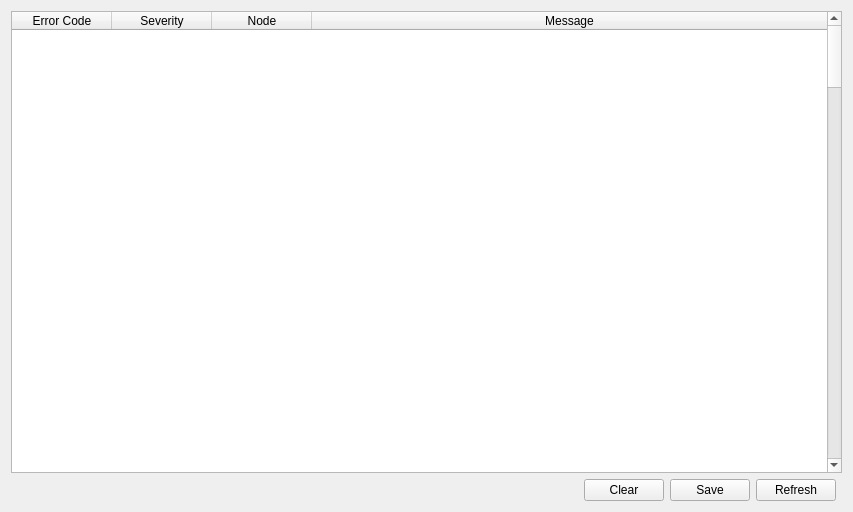
<?xml version="1.0" encoding="UTF-8"?>
<ui version="4.0">
 <class>ErrorDlg</class>
 <widget class="QWidget" name="ErrorDlg">
  <property name="windowModality">
   <enum>Qt::ApplicationModal</enum>
  </property>
  <property name="geometry">
   <rect>
    <x>0</x>
    <y>0</y>
    <width>853</width>
    <height>512</height>
   </rect>
  </property>
  <property name="windowTitle">
   <string>Form</string>
  </property>
  <layout class="QGridLayout" name="gridLayout">
   <item row="0" column="0" colspan="6">
    <widget class="QTableWidget" name="errorTable">
     <property name="editTriggers">
      <set>QAbstractItemView::NoEditTriggers</set>
     </property>
     <property name="selectionBehavior">
      <enum>QAbstractItemView::SelectRows</enum>
     </property>
     <property name="iconSize">
      <size>
       <width>12</width>
       <height>12</height>
      </size>
     </property>
     <property name="showGrid">
      <bool>false</bool>
     </property>
     <property name="wordWrap">
      <bool>false</bool>
     </property>
     <property name="rowCount">
      <number>99</number>
     </property>
     <attribute name="horizontalHeaderCascadingSectionResizes">
      <bool>false</bool>
     </attribute>
     <attribute name="horizontalHeaderMinimumSectionSize">
      <number>30</number>
     </attribute>
     <attribute name="horizontalHeaderDefaultSectionSize">
      <number>100</number>
     </attribute>
     <attribute name="horizontalHeaderShowSortIndicator" stdset="0">
      <bool>false</bool>
     </attribute>
     <attribute name="horizontalHeaderStretchLastSection">
      <bool>true</bool>
     </attribute>
     <attribute name="verticalHeaderVisible">
      <bool>false</bool>
     </attribute>
     <attribute name="verticalHeaderCascadingSectionResizes">
      <bool>false</bool>
     </attribute>
     <attribute name="verticalHeaderShowSortIndicator" stdset="0">
      <bool>true</bool>
     </attribute>
     <attribute name="verticalHeaderStretchLastSection">
      <bool>true</bool>
     </attribute>
     <row/>
     <row/>
     <row/>
     <row/>
     <row/>
     <row/>
     <row/>
     <row/>
     <row/>
     <row/>
     <row/>
     <row/>
     <row/>
     <row/>
     <row/>
     <row/>
     <row/>
     <row/>
     <row/>
     <row/>
     <row/>
     <row/>
     <row/>
     <row/>
     <row/>
     <row/>
     <row/>
     <row/>
     <row/>
     <row/>
     <row/>
     <row/>
     <row/>
     <row/>
     <row/>
     <row/>
     <row/>
     <row/>
     <row/>
     <row/>
     <row/>
     <row/>
     <row/>
     <row/>
     <row/>
     <row/>
     <row/>
     <row/>
     <row/>
     <row/>
     <row/>
     <row/>
     <row/>
     <row/>
     <row/>
     <row/>
     <row/>
     <row/>
     <row/>
     <row/>
     <row/>
     <row/>
     <row/>
     <row/>
     <row/>
     <row/>
     <row/>
     <row/>
     <row/>
     <row/>
     <row/>
     <row/>
     <row/>
     <row/>
     <row/>
     <row/>
     <row/>
     <row/>
     <row/>
     <row/>
     <row/>
     <row/>
     <row/>
     <row/>
     <row/>
     <row/>
     <row/>
     <row/>
     <row/>
     <row/>
     <row/>
     <row/>
     <row/>
     <row/>
     <row/>
     <row/>
     <row/>
     <row/>
     <row/>
     <column>
      <property name="text">
       <string>Error Code</string>
      </property>
     </column>
     <column>
      <property name="text">
       <string>Severity</string>
      </property>
     </column>
     <column>
      <property name="text">
       <string>Node</string>
      </property>
     </column>
     <column>
      <property name="text">
       <string>Message</string>
      </property>
     </column>
    </widget>
   </item>
   <item row="1" column="1">
    <spacer name="horizontalSpacer">
     <property name="orientation">
      <enum>Qt::Horizontal</enum>
     </property>
     <property name="sizeHint" stdset="0">
      <size>
       <width>428</width>
       <height>20</height>
      </size>
     </property>
    </spacer>
   </item>
   <item row="1" column="3">
    <widget class="QPushButton" name="saveBtn">
     <property name="text">
      <string>Save</string>
     </property>
    </widget>
   </item>
   <item row="1" column="4">
    <widget class="QPushButton" name="refreshBtn">
     <property name="text">
      <string>Refresh</string>
     </property>
    </widget>
   </item>
   <item row="1" column="2">
    <widget class="QPushButton" name="clearBtn">
     <property name="text">
      <string>Clear</string>
     </property>
    </widget>
   </item>
  </layout>
 </widget>
 <resources/>
 <connections/>
</ui>
